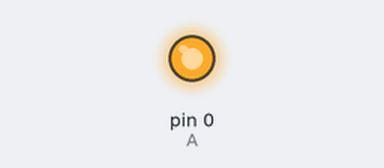
This sketch was run on a simulated Arduino Uno, built with avr-gcc and run on an emulated ATmega328P. Parts: output pins drawn as LEDs (lit = HIGH).

Above: at 1.5 s.
At 4.5 s:
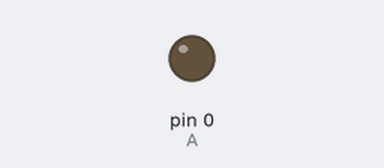
Timing chart, 0 to 7.8 s (numbered marks = the images above):
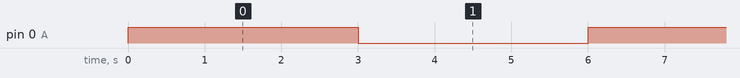

The sketch:

Control.ino
```cpp
#define A 0
void setup() {
  pinMode(A,OUTPUT);
}

void loop() {
  digitalWrite(A,HIGH);
  delay(3000);
  digitalWrite(A,LOW);
  delay(3000);
}
```

Measured:
- by itself, pin 0 (A): alternates HIGH for 3.0 s and LOW for 3.0 s
